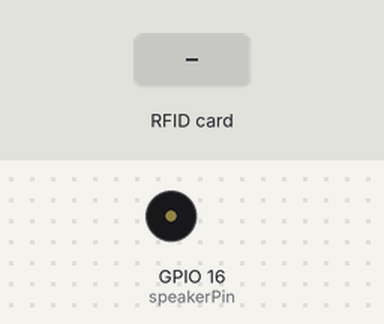
A sketch run on a simulated ESP32. Shown: buzzer (waves = sounding). The test bench sets the inputs (shaded band). WiFi joins after 1.5 s; servers stay silent unless stated; no MQTT or app messages arrive unless stated; what the sketch prints to the serial monitor is not drawn.

Above: at 3.3 s.
3.4 s: RFID card 5E 7A 19 C4 held to the reader
At 3.46 s:
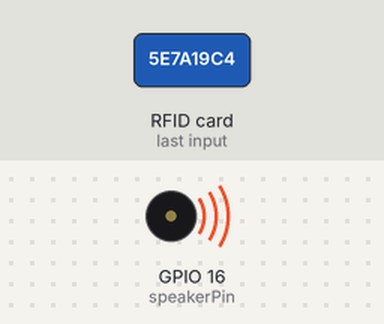
Timing chart, 0 to 6.4 s (numbered marks = the images above; inputs shaded):
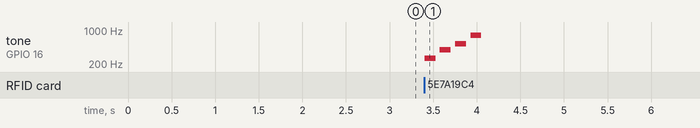

Measured:
- after the input at 3.4 s, tone on GPIO 16 (speakerPin): plays 262 Hz for 0.13 s, 392 Hz for 0.13 s, 523 Hz for 0.13 s, 784 Hz for 0.13 s, starting at once

The sketch:

arduinoMqtt.ino
```cpp
#include "wifi.h"
#include "rfid.h"
#include "mqtt.h"

void setup() {
  // Start serial communication
  Serial.begin(115200);

  //configura o esp
  initRfid();
  initWifi();
  initMqtt();
}

void loop() {
  //reconecta o esp ao wifi ou mqtt caso caia
  reconnectWifi();
  reconnectMqtt();

  //funções básicas: troca de wifi, leitura de cartão e envio de informação
  changing_BSSID();
  read_rfid();
  setRouterInfo();
  sendMqtt(BSSID, RFID, routers);
}
```

buzzer.h
```cpp
#ifndef BUZZER_H
#define BUZZER_H

//notas usadas para o buzzer
#define NOTE_G4  392
#define NOTE_G5  784
#define NOTE_C4  262
#define NOTE_C5  523

//gpio buzzer
const int speakerPin = 16;

//array com músicas
int onSong[] = {NOTE_C4, NOTE_G4, NOTE_C5, NOTE_G5};
int offSong[] = {NOTE_G5, NOTE_C5, NOTE_G4, NOTE_C4};
int errorSong[] = {NOTE_G5, NOTE_G5, NOTE_G5, NOTE_G5};

int noteDurations[] = {
  8, 8, 8, 8
};

const int onSongSize = sizeof(onSong) / sizeof(onSong[0]);
const int offSongSize = sizeof(offSong) / sizeof(offSong[0]);
const int errorSongSize = sizeof(errorSong) / sizeof(errorSong[0]);


void initBuzzer() {
  ledcSetup(0, 2000, 8); // Channel 0, 2kHz frequency, 8-bit resolution -- 0, 2000, 8
  ledcAttachPin(speakerPin, 0); // Attach the speaker pin to channel 0
}

void playMelody(int melody[], int noteDurations[], int melodyLength) {
  for (int thisNote = 0; thisNote < melodyLength; thisNote++) {
    int noteDuration = 1000 / noteDurations[thisNote];

    ledcWriteTone(0, melody[thisNote]);
    delay(noteDuration);

    ledcWriteTone(0, 0); // Stop the tone
    delay(50); // Pause between tones
  }
}

#endif
```

mqtt.h
```cpp
#ifndef MQTT_H
#define MQTT_H

#include <WiFi.h>
#include <PubSubClient.h>
#include <ArduinoJson.h>

// MQTT broker details
const char* mqttServer = "test.mosquitto.org";
const int mqttPort = 1883;

// MQTT topic to subscribe to
const String stringTopic = "devices/esp32/yimeolimolcb/" + WiFi.macAddress();//"devices/esp32/yimeolimolcbr/" + WiFi.macAddress();  devices/esp32/yimeolimolcb/+
const char* mqttTopic = stringTopic.c_str();

//MQTT last will topic config
const String StringLastWillTopic = stringTopic + "/lastwill";
const char* LastWillTopic = StringLastWillTopic.c_str();

//id esp on broker
const String idDevice = "ESP32-πrelli-" + WiFi.macAddress();

//last will message
const char* mqttLWTMessage = "I'm offline";
const int mqttLWTRetain = 0;

// Create an instance of the WiFiClient class
WiFiClient espClient;

// Create an instance of the PubSubClient class
PubSubClient client(espClient);

unsigned long timer;
unsigned long delay_time = 5000;

//inicia a conexao do esp ao broker via mqtt
void initMqtt() {
  // Set MQTT broker details
  client.setServer(mqttServer, mqttPort);

  while (!client.connected()) {
    Serial.println("Connecting to MQTT broker...");
    if (client.connect(idDevice.c_str(), LastWillTopic, 0, mqttLWTRetain, mqttLWTMessage)) {
      Serial.println("Connected to MQTT broker");
    } else {
      Serial.print("Failed with state ");
      Serial.print(client.state());
      delay(2000);
    }
  }

  timer = millis();
}

void connectMqtt() {
  client.setServer(mqttServer, mqttPort);

  // Connect to MQTT broker and subscribe to the topic
  while (!client.connected()) {
    Serial.println("Connecting to MQTT broker...");
    if (client.connect(idDevice.c_str())) {
      Serial.println("Connected to MQTT broker");
    } else {
      Serial.print("Failed with state ");
      Serial.print(client.state());
      delay(2000);
    }
  }
}

void reconnectMqtt() {
  if (!client.connected()) {
    connectMqtt();
  }
  client.loop();
}

void sendMqtt(String BSSID, String RFID, std::vector<RouterInfo> routers) {
  if (millis() - timer > delay_time) {

    //armazena as informações do wifi num vetor
    const size_t capacity = JSON_OBJECT_SIZE(3) + JSON_ARRAY_SIZE(70) + 70 * JSON_OBJECT_SIZE(2) + 120;//tamanjo do staticjson
    StaticJsonDocument<capacity> payload;
    payload["BSSID"] = BSSID;
    payload["RFID"] = RFID;
    payload["RSSI"] = WiFi.RSSI();


    JsonArray connections = payload.createNestedArray("connections");

    //coloca as informações do scan no formato json
    for (const auto& router : routers) {
      JsonObject connectionObj = connections.createNestedObject();
      connectionObj["BSSID"] = router.BSSID;
      connectionObj["RSSI"] = router.RSSI;
    }

    String json_payload;
    serializeJson(payload, json_payload);

    int emptyObjIndex = json_payload.lastIndexOf(",{}");
    if (emptyObjIndex != -1) {
      json_payload.remove(emptyObjIndex, 2);
    }

    Serial.println(json_payload);

    client.setBufferSize(capacity + 1000);
    if (client.getBufferSize()) {
      //envia para o broker um arquivo json com o roteador conectado, UID e todas as informações das rede em sua volta
      client.publish(mqttTopic, json_payload.c_str());
    } else {
      Serial.println("DEU RUIM");
    }

    timer = millis();
    Serial.println("Enviei");
  }
}


#endif
```

rfid.h
```cpp
#ifndef RFID_H
#define RFID_H

#include <MFRC522.h>
#include <SPI.h> //biblioteca para comunicação do barramento SPI

#include "buzzer.h"

#define SS_PIN    21
#define RST_PIN   22
#define SIZE_BUFFER     18
#define MAX_SIZE_BLOCK  16

//esse objeto 'chave' é utilizado para autenticação
MFRC522::MIFARE_Key key;
//código de status de retorno da autenticação
MFRC522::StatusCode status;
// Definicoes pino modulo RC522
MFRC522 mfrc522(SS_PIN, RST_PIN);

String RFID = "";

void initRfid() {
  SPI.begin(); // Init SPI bus
  // Inicia MFRC522
  mfrc522.PCD_Init();
  initBuzzer();
}

//transforma o código hexadecimal do cartao em string
String getRFIDValue() {
  String uid = "";
  for (byte i = 0; i < mfrc522.uid.size; i++) {
    uid += String(mfrc522.uid.uidByte[i] < 0x10 ? "0" : "");
    uid += String(mfrc522.uid.uidByte[i], HEX);
  }
  return uid;
}

void read_rfid() {
  if (mfrc522.PICC_IsNewCardPresent() && mfrc522.PICC_ReadCardSerial()) {
    //RFID = getRFIDValue();
    String newRFID = getRFIDValue();
    if (RFID == "") {
      RFID = newRFID;
      playMelody(onSong, noteDurations, onSongSize);
    } else if (RFID == newRFID) {
      RFID = "";
      playMelody(offSong, noteDurations, offSongSize);
    } else {
      playMelody(errorSong, noteDurations, errorSongSize);
    }

    Serial.print("UID: ");
    Serial.println(RFID);

    mfrc522.PICC_HaltA();
    mfrc522.PCD_StopCrypto1();
  }
}

#endif
```

wifi.h
```cpp
#ifndef WIFI_H
#define WIFI_H

#include <WiFi.h>
#include <vector>
#include <string.h>

//informações para conecatr na rede wifi
const char* ssid = "Inteli-COLLEGE";
const char* password = "QazWsx@123";

//uint8_t BSSID;
String BSSID;  // Define BSSID as an array of uint8_t with a length of 6


unsigned long timer_scan;
unsigned long delay_scanWifi = 10000;

//configura o esp para se conectar ao wifi
void initWifi() {
  WiFi.mode(WIFI_STA);

  // Connect to Wi-Fi network
  WiFi.begin(ssid, password);
  while (WiFi.status() != WL_CONNECTED) {
    delay(1000);
    Serial.println("Connecting to WiFi...");
  }
  Serial.println("Connected to WiFi");

  timer_scan = millis();
}

void connectToWiFi() {
  Serial.println("Connecting to WiFi...");
  WiFi.begin(ssid, password);

  while (WiFi.status() != WL_CONNECTED) {
    delay(1000);
    Serial.print(".");
  }

  Serial.println();
  Serial.println("Connected to WiFi");
}

void reconnectWifi() {
  if (WiFi.status() != WL_CONNECTED) {
    Serial.println("WiFi connection lost. Reconnecting...");
    connectToWiFi();
  }
}

//verifica se houve mudança de roteador
void changing_BSSID() {
  if (WiFi.BSSIDstr() != BSSID) {
    BSSID = WiFi.BSSIDstr();
    Serial.println("New Router BSSID:" + BSSID);
  }
}

//struct para armazenar dados do wifi
struct RouterInfo {
  String BSSID;
  int RSSI;
};

//salva todos os roteadores
std::vector<RouterInfo> routers;

//scan de wifi que retorna todos os wifis na região em um vetor
std::vector<RouterInfo> scanWifi() {
  std::vector<RouterInfo> routers;
  int n = WiFi.scanNetworks();
  if (n == 0) {
    Serial.println("no networks found");
  } else {
    Serial.print(n);
    Serial.println(" networks found");
    for (int i = 0; i < n; ++i) {
      if (WiFi.BSSIDstr(i) == BSSID) {
        continue;
      } else {
        RouterInfo router;
        router.BSSID = WiFi.BSSIDstr(i);
        router.RSSI = WiFi.RSSI(i);

        routers.push_back(router);
      }
    }
  }
  return routers;
}
void setRouterInfo() {
  if (millis() - timer_scan > delay_scanWifi) {
    routers = scanWifi();

    timer_scan = millis();
  }
}

#endif
```
